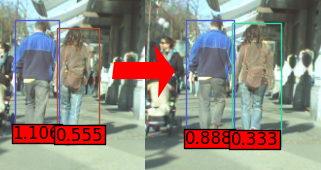
#> input picture Rapport/Track_frag.png, 321 x 170 px, given as the content of the folder train_clusters.py, which was not available
$ python train_clusters.py Rapport/Track_frag.png
#> lines starting #> are read from the running program, lines starting #| are printed output that depends on the picture; pictures that were not available may be replaced by others from this repository, and a replacement may not be noted
### hog.py
#!/usr/bin/python2
# coding=utf-8

# Base Python File (hog.py)
# Created: Sat 03 Dec 2011 05:31:01 PM CET
# Version: 1.0
#
# This Python script was developped by François-Xavier Thomas.
# You are free to copy, adapt or modify it.
# If you do so, however, leave my name somewhere in the credits, I'd appreciate it ;)
#
# (ɔ) François-Xavier Thomas <fx.thomas@gmail.com>

from numpy import *
from scipy import *
from scipy.io import savemat
from scipy.ndimage.filters import convolve1d
from pylab import *
from sys import argv
from harris import *
import os
import glob

# Some constants
epsilon = 0.01 # So that we don't get /0 errors
grad_quant_nb = 9 # The histogram has 9 bins
histogram_cell_size = 7 # We want histograms over 7x7px cells
histogram_block_size = 3 # 3x3 cells for each block
pi = arctan2 (0,-1) # That's pi

# [28 lines left out: functions histogram, normalizeBlock, maxCorrel, not called in this run]

def imageHistogram (img):
  # Convert to grayscale
  if img.ndim == 3:
    img = mean (img, axis=2)
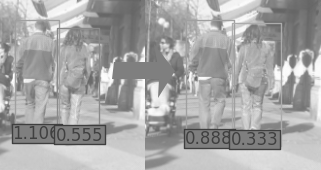
#> img: shape (170, 321) float32; min 0.25, max 0.996, mean 0.657

  # Prepare gradient image
  gradient_kernel = array([-1,0,1])
  gradx = convolve1d (img, gradient_kernel, axis=1)
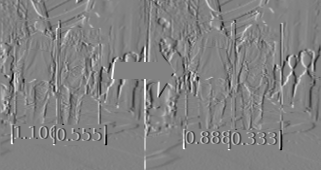
#> gradx: shape (170, 321) float32; min -0.565, max 0.541, mean -0.000694; drawn with min black and max white
  grady = convolve1d (img, gradient_kernel, axis=0)
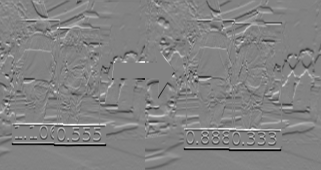
#> grady: shape (170, 321) float32; min -0.639, max 0.608, mean -0.00123; drawn with min black and max white

  # Quantize gradient orientations (yeah, that's ugly)
  grado = floor ((arctan2 (grady, gradx) + pi)/(2*pi)*9)
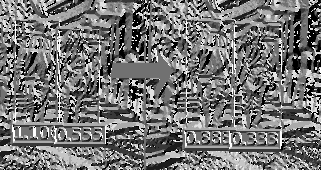
#> grado: shape (170, 321) float32; min 0, max 9, mean 4.11; drawn with min black and max white
  gradw = pow (gradx,2)+pow (grady,2)
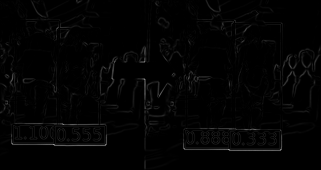
#> gradw: shape (170, 321) float32; min 0, max 0.609, mean 0.0147

  # Compute Harris features
  fc = get_harris_points (compute_harris_response(img), 8, 0.10)

  # Compute histograms (erk, more ugliness)
  h,w = img.shape
  hbr = (histogram_block_size-1)/2
  hcr = (histogram_cell_size-1)/2
  histograms = array ( \
    [
      [
        [histogram( \
          grad_quant_nb, \
          grado[x+i*histogram_cell_size-hcr:x+(i+1)*histogram_cell_size-hcr,y+j*histogram_cell_size-hcr:y+(j+1)*histogram_cell_size-hcr], \
          gradw[x+i*histogram_cell_size-hcr:x+(i+1)*histogram_cell_size-hcr,y+j*histogram_cell_size-hcr:y+(j+1)*histogram_cell_size-hcr] \
        ) \
        for j in range(-hbr,hbr+1)] \
      for i in range(-hbr,hbr+1)]
    for (x,y) in fc] \
  )

  # Normalize them
  if histograms.ndim != 4:
    return None,None

  cnt,_,_,_ = histograms.shape
  histograms = array ( \
    [normalizeBlock ( \
      histograms[i,:,:,:].squeeze()
    ) \
    for i in range (0,cnt)] \
  )

  return histograms,fc

### harris.py
#!/usr/bin/python
# coding=utf-8

# Base Python File (harris.py)
# Created: Tue 06 Dec 2011 12:43:50 PM CET
# Version: 1.0
#
# Shamelessly stolen from http://www.janeriksolem.net/2009/01/harris-corner-detector-in-python.html

from scipy import *
from scipy import signal

# [10 lines left out: function gauss_kernel, not called in this run]

def gauss_derivative_kernels(size, sizey=None):
    """ returns x and y derivatives of a 2D
        gauss kernel array for convolutions """
    size = int(size)
    if not sizey:
        sizey = size
    else:
        sizey = int(sizey)
    y, x = mgrid[-size:size+1, -sizey:sizey+1]

    #x and y derivatives of a 2D gaussian with standard dev half of size
    # (ignore scale factor)
    gx = - x * exp(-(x**2/float((0.5*size)**2)+y**2/float((0.5*sizey)**2)))
    gy = - y * exp(-(x**2/float((0.5*size)**2)+y**2/float((0.5*sizey)**2)))

    return gx,gy

def gauss_derivatives(im, n, ny=None):
    """ returns x and y derivatives of an image using gaussian
        derivative filters of size n. The optional argument
        ny allows for a different size in the y direction."""

    gx,gy = gauss_derivative_kernels(n, sizey=ny)

    imx = signal.convolve(im,gx, mode='same')
    imy = signal.convolve(im,gy, mode='same')

    return imx,im

def compute_harris_response(image):
    """ compute the Harris corner detector response function
        for each pixel in the image"""

    #derivatives
    imx,imy = gauss_derivatives(image, 3)

    #kernel for blurring
    gauss = gauss_kernel(3)

    #compute components of the structure tensor
    Wxx = signal.convolve(imx*imx,gauss, mode='same')
    Wxy = signal.convolve(imx*imy,gauss, mode='same')
    Wyy = signal.convolve(imy*imy,gauss, mode='same')

    #determinant and trace
    Wdet = Wxx*Wyy - Wxy**2
    Wtr = Wxx + Wyy

    return Wdet / Wtr

# [41 lines left out: functions get_harris_points, plot_harris_points, not called in this run]

### train_clusters.py
#!/usr/bin/python2
# coding=utf-8

# Base Python File (train_clusters.py)
# Created: Tue 06 Dec 2011 05:11:28 PM CET
# Version: 1.0
#
# This Python script was developped by François-Xavier Thomas.
# You are free to copy, adapt or modify it.
# If you do so, however, leave my name somewhere in the credits, I'd appreciate it ;)
#
# (ɔ) François-Xavier Thomas <fx.thomas@gmail.com>


from hog import *
from harris import *
from scipy.cluster.vq import kmeans, whiten
from scipy.io import savemat
from pylab import *

nb_clusters = 400

# scan argument path and compute hogs for each image
print ("Processing images...")
hlist = None
for path in argv:
  for infile in glob.glob(os.path.join(path, "*.*")):
    print ("Processing {0}...".format (infile))
#> (the run stopped early here; a loop or call above may not have finished)
